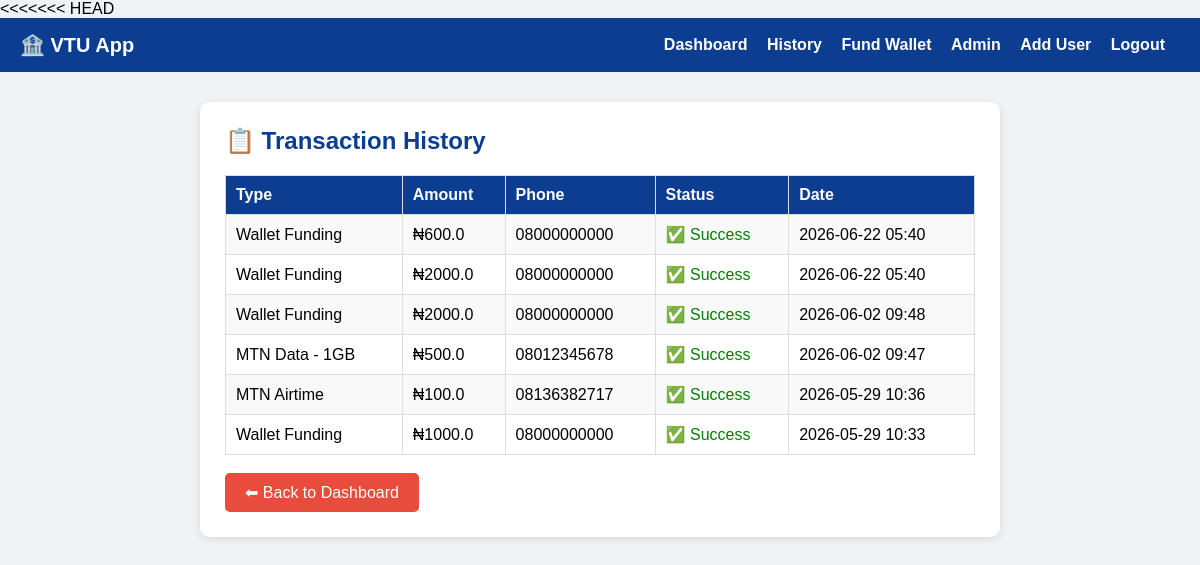
Page /transactions (signed in) on the earlier database version.
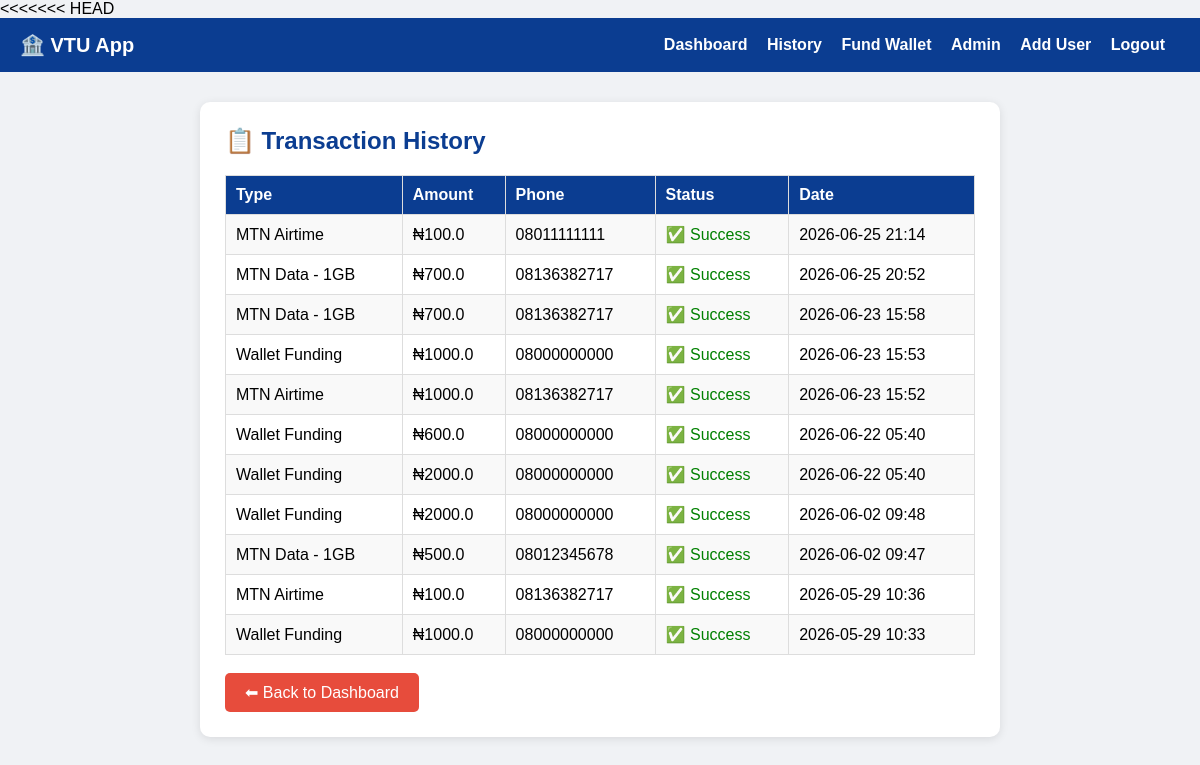
Same page on the later database version.
### app.py (models this page shows)
class Transaction(db.Model):
    id = db.Column(db.Integer, primary_key=True)
    user_id = db.Column(db.Integer, db.ForeignKey('user.id'))
    type = db.Column(db.String(50))
    amount = db.Column(db.Float)
    phone = db.Column(db.String(20))
    status = db.Column(db.String(20), default='Success')
    date = db.Column(db.DateTime, default=datetime.utcnow)

### app.py (the view)
@app.route('/transactions')
@login_required
def transactions():
    user = db.session.get(User, session['user_id'])
    all_transactions = Transaction.query.filter_by(
        user_id=session['user_id']
    ).order_by(Transaction.date.desc()).all()
    return render_template('transactions.html',
                         user=user,
                         transactions=all_transactions)

### app.py (called while the page is built)
def login_required(f):
    @wraps(f)
    def decorated_function(*args, **kwargs):
        if 'user_id' not in session:
            return redirect(url_for('login'))
        return f(*args, **kwargs)
    return decorated_function

### templates/transactions.html (shortened to what this page needs)
{% extends "base.html" %}
{% block content %}
<div class="card">
    <h2>📋 Transaction History</h2>
    {% if transactions %}
    <table>
        <tr>
            <th>Type</th>
            <th>Amount</th>
            <th>Phone</th>
            <th>Status</th>
            <th>Date</th>
        </tr>
        {% for t in transactions %}
        <tr>
            <td>{{ t.type }}</td>
            <td>₦{{ t.amount }}</td>
            <td>{{ t.phone }}</td>
            <td>
                {% if t.status == 'Success' %}
                    <span style="color:green;">
                        ✅ {{ t.status }}
                    </span>
                {% else %}
                    <span style="color:red;">
                        ❌ {{ t.status }}
                    </span>
                {% endif %}
            </td>
            <td>{{ t.date.strftime('%Y-%m-%d %H:%M') }}</td>
        </tr>
        {% endfor %}
    </table>
    {% else %}
        <p>No transactions yet!</p>
    {% endif %}
    <br>
    <a href="/dashboard" class="btn btn-red">
        ⬅ Back to Dashboard
    </a>
</div>
{% endblock %}

### templates/base.html (shortened to what this page needs)
<!DOCTYPE html>
<html>
<head>
</head>
<body>
    <div class="navbar">
        <span class="brand">🏦 VTU App</span>
        <div>
            {% if session.get('username') %}
                <a href="/dashboard">Dashboard</a>
                <a href="/transactions">History</a>
                <a href="/fund-wallet">Fund Wallet</a>
                {% if session.get('is_admin') %}
                    <a href="/admin">Admin</a>
                    <a href="/signup">Add User</a>
                {% endif %}
                <a href="/logout">Logout</a>
            {% else %}
                <a href="/login">Login</a>
                <a href="/register">Register</a>
            {% endif %}
        </div>
    </div>
    <div class="container">
        {% block content %}{% endblock %}
    </div>
</body>
</html>

### templates/base.html (style rules this page uses)
* { margin: 0; padding: 0; box-sizing: border-box; }
body { font-family: Arial, sans-serif; background: #f0f2f5; }
.navbar { background: #0b3d91; padding: 15px 20px; display: flex; justify-content: space-between; align-items: center; }
.navbar a { color: white; text-decoration: none; font-weight: bold; margin-right: 15px; }
.navbar .brand { font-size: 20px; color: white; font-weight: bold; }
.container { width: 90%; max-width: 800px; margin: 30px auto; }
.card { background: white; padding: 25px; border-radius: 10px; box-shadow: 0 2px 10px rgba(0,0,0,0.1); margin-bottom: 20px; }
h2 { color: #0b3d91; margin-bottom: 20px; }
.btn { padding: 10px 20px; background: #0b3d91; color: white; border: none; border-radius: 5px; cursor: pointer; text-decoration: none; display: inline-block; }
.btn-red { background: #e74c3c; }
table { width: 100%; border-collapse: collapse; }
th, td { padding: 10px; border: 1px solid #ddd; text-align: left; }
th { background: #0b3d91; color: white; }
tr:nth-child(even) { background: #f9f9f9; }

Differences in the rows shown:
added Transaction: type "MTN Airtime", amount "100.0", phone "08011111111", status "Success", date "2026-06-25 21:14"
added Transaction: type "MTN Data - 1GB", amount "700.0", phone "08136382717", status "Success", date "2026-06-25 20:52"
added Transaction: type "MTN Data - 1GB", amount "700.0", phone "08136382717", status "Success", date "2026-06-23 15:58"
added Transaction: type "Wallet Funding", amount "1000.0", phone "08000000000", status "Success", date "2026-06-23 15:53"
added Transaction: type "MTN Airtime", amount "1000.0", phone "08136382717", status "Success", date "2026-06-23 15:52"
